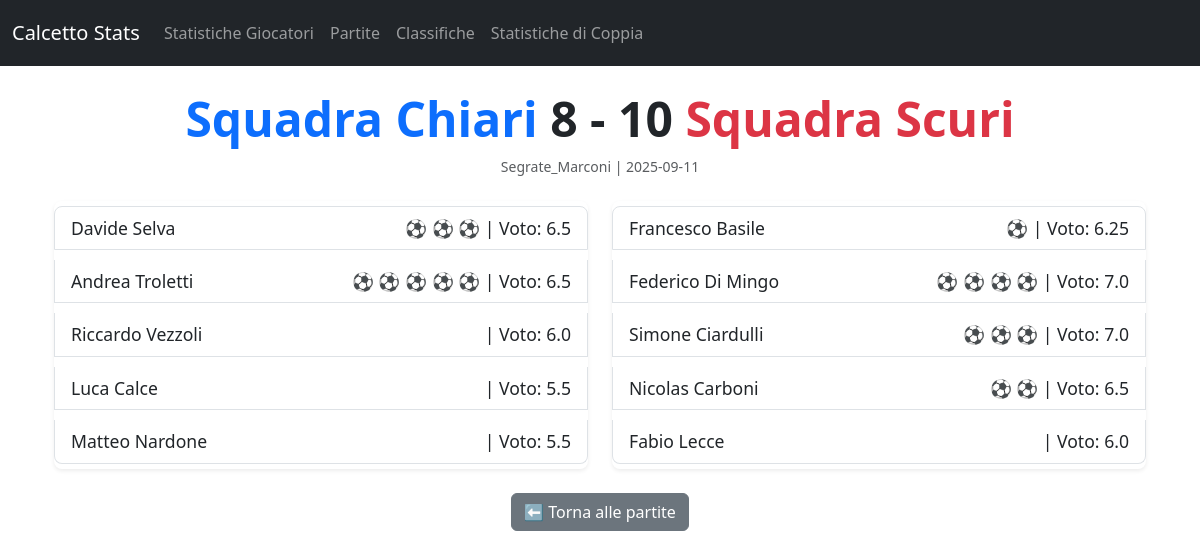
/partita/16, run on the app's committed database.
### tables this page shows
CREATE TABLE Partite (
        id_partita INTEGER PRIMARY KEY AUTOINCREMENT,
        data TEXT NOT NULL,
        luogo TEXT NOT NULL,
        gol_squadra_chiari INTEGER,
        gol_squadra_scuri INTEGER
    );

CREATE TABLE Giocatori (
        id_giocatore INTEGER PRIMARY KEY AUTOINCREMENT,
        nome TEXT NOT NULL,
        gol_individuali INTEGER DEFAULT 0,
        gol_fatti_squadra INTEGER DEFAULT 0,
        gol_subiti_squadra INTEGER DEFAULT 0,
        partite_giocate INTEGER DEFAULT 0,
        partite_vinte INTEGER DEFAULT 0,
        partite_pareggiate INTEGER DEFAULT 0,
        partite_perse INTEGER DEFAULT 0,
        voto_pagella REAL DEFAULT 0,
        id_partita INTEGER,
        squadra TEXT NOT NULL,
        FOREIGN KEY (id_partita) REFERENCES Partite (id_partita)
    );

### web.py (the view)
@app.get("/partita/<int:id_partita>")
def dettaglio_partita(id_partita):
    partita, giocatori_chiari, giocatori_scuri = get_dettaglio_partita(id_partita)
    if not partita:
        return f"<h2>Partita con ID {id_partita} non trovata.</h2>"
    return render_template("partita.html",
                           partita=partita,
                           giocatori_chiari=giocatori_chiari,
                           giocatori_scuri=giocatori_scuri)

### stats.py (called while the page is built)
def get_dettaglio_partita(id_partita):
    conn = sqlite3.connect("calcetto_stats.db")
    c = conn.cursor()
    c.execute("""
        SELECT id_partita, data, luogo, gol_squadra_chiari, gol_squadra_scuri
        FROM Partite
        WHERE id_partita = ?
    """, (id_partita,))
    partita = c.fetchone()
    c.execute("""
        SELECT nome, gol_individuali, voto_pagella
        FROM Giocatori
        WHERE id_partita = ? AND squadra = 'Chiari'
    """, (id_partita,))
    giocatori_chiari = c.fetchall()
    c.execute("""
        SELECT nome, gol_individuali, voto_pagella
        FROM Giocatori
        WHERE id_partita = ? AND squadra = 'Scuri'
    """, (id_partita,))
    giocatori_scuri = c.fetchall()
    conn.close()
    return partita, giocatori_chiari, giocatori_scuri

### templates/partita.html (shortened to what this page needs)
{% extends "base.html" %}
{% block content %}
<div class="partita-dettaglio container">
    <div class="text-center my-4">
        <h2 class="fw-bold display-5">
            <span class="text-primary">Squadra Chiari</span>
            {{ partita[3] }} - {{ partita[4] }}
            <span class="text-danger">Squadra Scuri</span>
        </h2>
        <p class="text-muted small">
            {{ partita[2] }} | {{ partita[1] }}
        </p>
    </div>
    <div class="row mt-4">
        <div class="col-md-6">
            <ul class="list-group shadow-sm rounded-3">
                {% for giocatore in giocatori_chiari %}
                <li class="list-group-item d-flex justify-content-between align-items-center">
                    <span>{{ giocatore[0] }}</span>
                    <span>
                        {% for i in range(giocatore[1]) %}
                            ⚽
                        {% endfor %}
                        | Voto: {{ giocatore[2] }}
                    </span>
                </li>
                {% endfor %}
            </ul>
        </div>
        <div class="col-md-6">
            <ul class="list-group shadow-sm rounded-3">
                {% for giocatore in giocatori_scuri %}
                <li class="list-group-item d-flex justify-content-between align-items-center">
                    <span>{{ giocatore[0] }}</span>
                    <span>
                        {% for i in range(giocatore[1]) %}
                            ⚽
                        {% endfor %}
                        | Voto: {{ giocatore[2] }}
                    </span>
                </li>
                {% endfor %}
            </ul>
        </div>
    </div>
    <div class="mt-4 text-center">
        <a href="{{ url_for('lista_partite') }}" class="btn btn-secondary">
            ⬅ Torna alle partite
        </a>
    </div>
</div>
{% endblock %}

### static/style.css (style rules this page uses)
body { font-family: Arial, sans-serif; margin: 20px; background-color: #f9f9f9; color: #333; }
h1, h2 { color: #0056b3; }
ul { list-style: none; padding: 0; }
li { margin: 5px 0; }
a { color: #0056b3; text-decoration: none; }
.list-group-item { font-size: 1.1rem; }

### data on the page
Partite: gol_squadra_chiari "8", gol_squadra_scuri "10", luogo "Segrate_Marconi", data "2025-09-11"
Giocatori: nome "Davide Selva", gol_individuali 3 (drawn), voto_pagella "6.5"
Giocatori: nome "Andrea Troletti", gol_individuali 5 (drawn), voto_pagella "6.5"
Giocatori: nome "Riccardo Vezzoli", voto_pagella "6.0"
Giocatori: nome "Luca Calce", voto_pagella "5.5"
Giocatori: nome "Matteo Nardone", voto_pagella "5.5"
Giocatori: nome "Francesco Basile", gol_individuali 1 (drawn), voto_pagella "6.25"
Giocatori: nome "Federico Di Mingo", gol_individuali 4 (drawn), voto_pagella "7.0"
Giocatori: nome "Simone Ciardulli", gol_individuali 3 (drawn), voto_pagella "7.0"
Giocatori: nome "Nicolas Carboni", gol_individuali 2 (drawn), voto_pagella "6.5"
Giocatori: nome "Fabio Lecce", voto_pagella "6.0"
